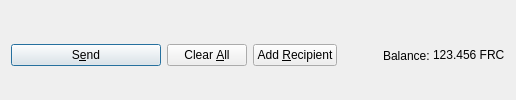
         <widget class="QFrame" name="frame_Send">
          <layout class="QHBoxLayout" name="horizontalLayout">
           <property name="bottomMargin">
            <number>0</number>
           </property>
           <item>
            <widget class="QPushButton" name="sendButton">
             <property name="minimumSize">
              <size>
               <width>150</width>
               <height>0</height>
              </size>
             </property>
             <property name="toolTip">
              <string>Confirm the send action</string>
             </property>
             <property name="text">
              <string>S&amp;end</string>
             </property>
             <property name="icon">
              <iconset resource="../franc.qrc">
               <normaloff>:/icons/send</normaloff>:/icons/send</iconset>
             </property>
             <property name="autoDefault">
              <bool>false</bool>
             </property>
             <property name="default">
              <bool>true</bool>
             </property>
            </widget>
           </item>
           <item>
            <widget class="QPushButton" name="clearButton">
             <property name="sizePolicy">
              <sizepolicy hsizetype="Minimum" vsizetype="Fixed">
               <horstretch>0</horstretch>
               <verstretch>0</verstretch>
              </sizepolicy>
             </property>
             <property name="toolTip">
              <string>Clear all fields of the form.</string>
             </property>
             <property name="text">
              <string>Clear &amp;All</string>
             </property>
             <property name="icon">
              <iconset resource="../franc.qrc">
               <normaloff>:/icons/remove</normaloff>:/icons/remove</iconset>
             </property>
             <property name="autoDefault">
              <bool>false</bool>
             </property>
            </widget>
           </item>
           <item>
            <widget class="QPushButton" name="addButton">
             <property name="toolTip">
              <string>Send to multiple recipients at once</string>
             </property>
             <property name="text">
              <string>Add &amp;Recipient</string>
             </property>
             <property name="icon">
              <iconset resource="../franc.qrc">
               <normaloff>:/icons/add</normaloff>:/icons/add</iconset>
             </property>
             <property name="autoDefault">
              <bool>false</bool>
             </property>
            </widget>
           </item>
           <item>
            <spacer name="horizontalSpacer">
             <property name="orientation">
              <enum>Qt::Horizontal</enum>
             </property>
             <property name="sizeHint" stdset="0">
              <size>
               <width>40</width>
               <height>20</height>
              </size>
             </property>
            </spacer>
           </item>
           <item>
            <layout class="QHBoxLayout" name="horizontalLayout_2">
             <property name="spacing">
              <number>3</number>
             </property>
             <item>
              <widget class="QLabel" name="label">
               <property name="text">
                <string>Balance:</string>
               </property>
              </widget>
             </item>
             <item>
              <widget class="QLabel" name="labelBalance">
               <property name="sizePolicy">
                <sizepolicy hsizetype="Preferred" vsizetype="Fixed">
                 <horstretch>0</horstretch>
                 <verstretch>0</verstretch>
                </sizepolicy>
               </property>
               <property name="cursor">
                <cursorShape>IBeamCursor</cursorShape>
               </property>
               <property name="text">
                <string notr="true">123.456 FRC</string>
               </property>
               <property name="textInteractionFlags">
                <set>Qt::LinksAccessibleByMouse|Qt::TextSelectableByKeyboard|Qt::TextSelectableByMouse</set>
               </property>
              </widget>
             </item>
            </layout>
           </item>
          </layout>
         </widget>
